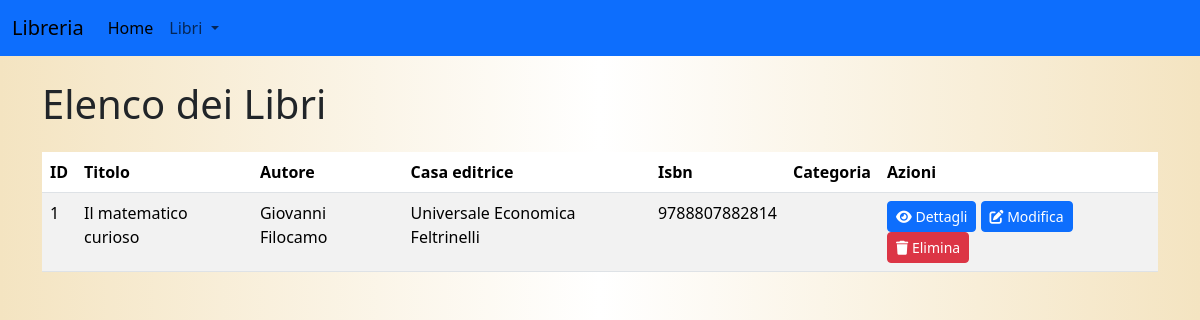
The page /api/libri on the database as committed earlier.
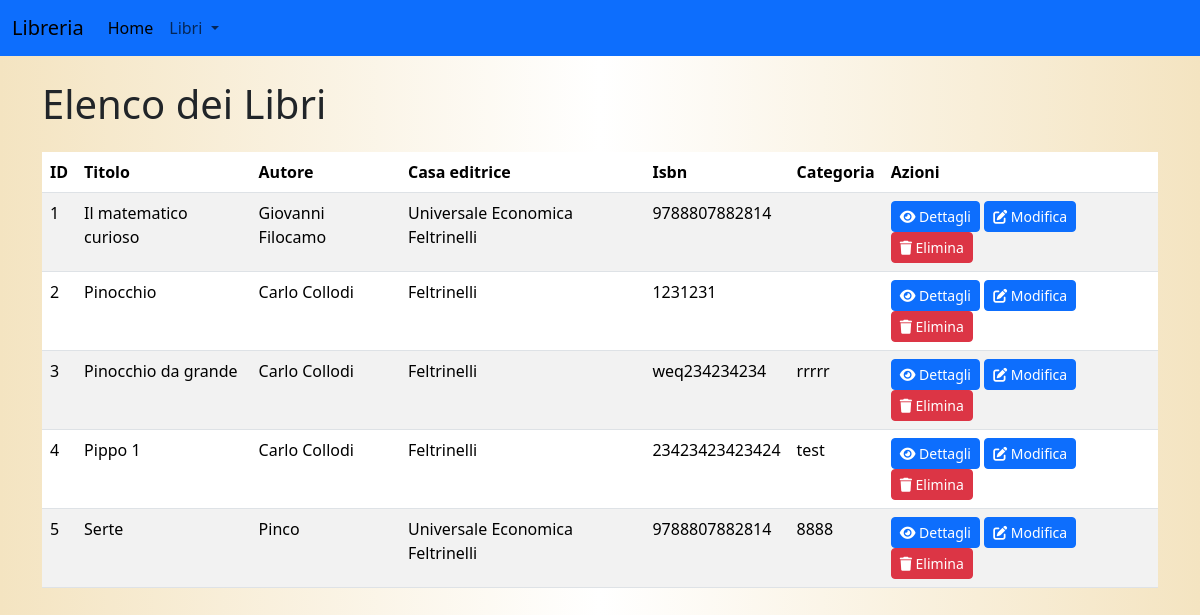
The same page on the database as committed later.
### models/libri.py (models this page shows, shortened)
class Libri(db.Model):
    __tablename__ = "libri"
    id = db.Column(db.Integer, primary_key=True)
    titolo = db.Column(db.String(100), nullable=False)
    autore = db.Column(db.String(50), )
    casa_editrice = db.Column(db.String(50))
    isbn = db.Column(db.String(13))
    categoria = db.Column(db.String(50))

### routes/libri.py (the view)
@libri_bp.route('/libri', methods=['GET'])
def get_libri():
    libri = get_all_libri()
    return render_template('elenco_libri.html',libri=libri)

### services/libri_service.py (called while the page is built)
def get_all_libri():
    return Libri.query.all()

### templates/elenco_libri.html
{% extends "form.html" %}
{% block content %}
<h1 class="mb-4">Elenco dei Libri</h1>
<table class="table table-striped">
    <thead>
        <tr>
            <th>ID</th>
            <th>Titolo</th>
            <th>Autore</th>
            <th>Casa editrice</th>
            <th>Isbn</th>
            <th>Categoria</th>
            <th>Azioni</th>
        </tr>
    </thead>
    <tbody>
        {% for libro in libri %}
        <tr>
            <td>{{ libro.id }}</td>
            <td>{{ libro.titolo }}</td>
            <td>{{ libro.autore }}</td>
            <td>{{ libro.casa_editrice }}</td>
            <td>{{ libro.isbn }}</td>
            <td>{{ libro.categoria }}</td>
            <td>
                <a href="/api/libro/{{ libro.id }}" class="btn btn-primary btn-sm"><i class="fa-solid fa-eye"></i>
                    Dettagli </a>
                <a href="/api/libro/{{ libro.id }}/edit" class="btn btn-primary btn-sm"><i
                        class="fa-solid fa-pen-to-square"></i> Modifica </a>
                <a href="#" class="btn btn-danger btn-sm" onclick="eliminaLibro({{ libro.id }})"><i
                        class="fa-solid fa-trash"></i> Elimina </a>
            </td>
        </tr>
        {% endfor %}
</table>
{% endblock %}

### templates/form.html (shortened to what this page needs)
<!DOCTYPE html>
<html lang="it">
<head>
    <link href="{{ url_for('static', filename='css/style.css') }}" rel="stylesheet">
    <link href="https://cdn.jsdelivr.net/npm/bootstrap@5.3.2/dist/css/bootstrap.min.css" rel="stylesheet">
    <link href="https://cdnjs.cloudflare.com/ajax/libs/font-awesome/6.5.1/css/all.min.css" rel="stylesheet">
</head>
<body>
    <nav class="navbar navbar-expand-lg">
        <div class="container-fluid">
            <a class="navbar-brand" href="#">Libreria</a>
            <div class="collapse navbar-collapse" id="navbarSupportedContent">
                <ul class="navbar-nav me-auto mb-2 mb-lg-0">
                    <li class="nav-item">
                        <a class="nav-link active" aria-current="page" href="/home">Home</a>
                    </li>
                    <li class="nav-item dropdown">
                        <a class="nav-link dropdown-toggle" href="#" role="button" data-bs-toggle="dropdown"
                            aria-expanded="false">
                            Libri
                        </a>
                    </li>
                </ul>
            </div>
        </div>
    </nav>
    <div class="container mt-4">
        {% block content %}{% endblock %}
    </div>
</body>
</html>

### static/css/style.css (style rules this page uses)
:root { --primary-color: #4CAF50; --hover-color: #45a049; --background-color: #fff; --btn-primary: #0d6efd; }
body { background: linear-gradient(to right, #f4e4c1, #fff, #f4e4c1); color: #333; font-family: 'Times New Roman', Times, serif; }
nav.navbar { background-color: var(--btn-primary); }

Rows that differ between the two databases and show on the page:
added Libri: id "2", titolo "Pinocchio", autore "Carlo Collodi", casa_editrice "Feltrinelli", isbn "1231231"
added Libri: id "3", titolo "Pinocchio da grande", autore "Carlo Collodi", casa_editrice "Feltrinelli", isbn "weq234234234", categoria "rrrrr"
added Libri: id "4", titolo "Pippo 1", autore "Carlo Collodi", casa_editrice "Feltrinelli", isbn "23423423423424", categoria "test"
added Libri: id "5", titolo "Serte", autore "Pinco", casa_editrice "Universale Economica Feltrinelli", isbn "9788807882814", categoria "8888"
